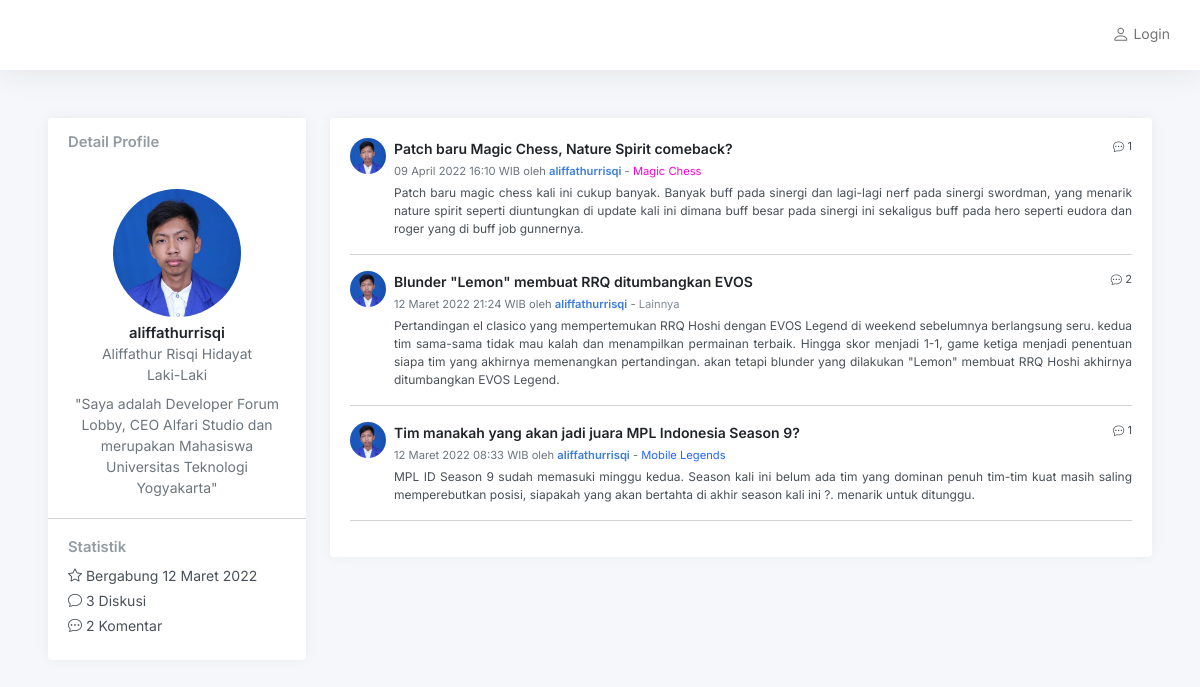
The app's page /admin/profile.php?id=aliffathurrisqi with its own data.
### tables this page shows
CREATE TABLE `account` (
  `username` varchar(50) NOT NULL,
  `password` varchar(100) NOT NULL,
  `nama` varchar(100) NOT NULL,
  `gender` enum('Laki-Laki','Perempuan') DEFAULT NULL,
  `bio` varchar(250) DEFAULT NULL,
  `photo` varchar(9999) DEFAULT NULL,
  `dibuat` date DEFAULT NULL,
  `blokir` date DEFAULT NULL,
  `akses` enum('admin','user','blokir') NOT NULL,
  PRIMARY KEY (`username`)
);

CREATE TABLE `post` (
  `id` int(11) NOT NULL AUTO_INCREMENT,
  `username` varchar(50) NOT NULL,
  `waktu` datetime DEFAULT NULL,
  `konten` text NOT NULL,
  `kategori` varchar(50) NOT NULL,
  `judul` text NOT NULL,
  PRIMARY KEY (`id`)
);

CREATE TABLE `kategori` (
  `id` int(11) NOT NULL AUTO_INCREMENT,
  `nama_kategori` varchar(50) DEFAULT NULL,
  `warna` varchar(10) DEFAULT NULL,
  PRIMARY KEY (`id`)
);

### admin/profile.php (the view, shortened to what this page needs)
<?php
include "../config.php";
$profile = $_GET['id'];
?>
<!DOCTYPE html>
<html lang="en">
<?php
include "php/head.php";
?>
<body>
    <div class="wrapper">
        <div class="main">
            <?php
            include "php/navbar.php";
            ?>
            <main class="content">
                <div class="container-fluid p-0 mb-7">
                    <div class="row">
                        <div class="col-md-4 col-xl-3">
                            <?php
                            $profile_data = mysqli_query($conn, "SELECT username,nama,gender,bio,photo,
                            DATE_FORMAT(dibuat, '%d') AS tglgabung, DATE_FORMAT(dibuat,'%M') AS blngabung,DATE_FORMAT(dibuat,'%Y') AS thngabung
                            FROM account WHERE username = '$profile'");
                            while ($row = mysqli_fetch_array($profile_data)) {
                                $data_photo = $row['photo'];
                                $profile_bio = $row['bio'];
                                $jumlahpost = mysqli_query($conn, "SELECT COUNT(username) AS jumlah FROM post WHERE username = '$profile' AND kategori !=1");
                                while ($jml = mysqli_fetch_array($jumlahpost)) {
                                    $post_count = $jml['jumlah'];
                                }
                                $jumlahcomment = mysqli_query($conn, "SELECT COUNT(username) AS jumlah FROM komentar WHERE username = '$profile'");
                                while ($jml = mysqli_fetch_array($jumlahcomment)) {
                                    $comment_count = $jml['jumlah'];
                                }
                                $profile_tglgabung = $row['tglgabung'];
                                $profile_blngabung = $row['blngabung'];
                                $profile_thngabung = $row['thngabung'];
                            ?>
                                <div class="card mb-3">
                                    <div class="card-header">
                                        <h5 class="card-title mb-0">Detail Profile</h5>
                                    </div>
                                    <div class="card-body text-center">
                                        <img src="img/user/<?php echo $data_photo; ?>" class="rounded-circle mb-2" height="128" />
                                        <h5 class="card-title mb-0 text-dark"><?php echo $row['username']; ?></h5>
                                        <div class="text-muted"><?php echo $row['nama']; ?></div>
                                        <div class="text-muted mb-2"><?php echo $row['gender']; ?></div>
                                        <div class="text-muted">"<?php echo $profile_bio; ?>"</div>
                                    </div>
                                    <hr class="my-0" />
                                    <div class="card-body">
                                        <h5 class="h6 card-title">Statistik</h5>
                                        <ul class="list-unstyled mb-0">
                                            <li class="mb-1"><i class="bi bi-star"></i> Bergabung <?php echo $profile_tglgabung . " " . $profile_blngabung . " " . $profile_thngabung; ?></li>
                                            <li class="mb-1"><i class="bi bi-chat"></i></i> <?php echo $post_count; ?> Diskusi</li>
                                            <li class="mb-1"><i class="bi bi-chat-dots"></i> <?php echo $comment_count; ?> Komentar</li>
                                        </ul>
                                    </div>
                                </div>
                            <?php
                            }
                            ?>
                        </div>
                        <div class="col-md-8 col-xl-9">
                            <div class="card">
                                <div class="card-body h-100">
                                    <?php
                                    $sql_query = "SELECT post.id,post.judul,post.konten,post.username,post.kategori,
              DATE_FORMAT(waktu, '%d') AS tgl,DATE_FORMAT(waktu, '%M') AS bln,DATE_FORMAT(waktu, '%Y') AS thn,
              DATE_FORMAT(waktu, '%H:%i WIB') AS jam
              FROM post INNER JOIN kategori ON post.kategori = kategori.id
              WHERE post.kategori !='1' AND post.username = '$profile' ORDER BY post.id DESC";
                                    $post = mysqli_query($conn, $sql_query);
                                    while ($row = mysqli_fetch_array($post)) {
                                        $pBln = $row['bln'];
                                        $id_post = $row["id"];
                                        $jumlahkomen = mysqli_query($conn, "SELECT COUNT(id_post) AS jumlah_komentar FROM komentar WHERE id_post = '$id_post';");
                                        while ($data = mysqli_fetch_array($jumlahkomen)) {
                                            $data_komentar = $data["jumlah_komentar"];
                                        }
                                        $user_post = $row["username"];
                                        $foto = mysqli_query($conn, "SELECT photo FROM account WHERE username = '$user_post'");
                                        while ($photo = mysqli_fetch_array($foto)) {
                                            $data_photo = $photo["photo"];
                                        }
                                        $kat = $row["kategori"];
                                        $kategori = mysqli_query($conn, "SELECT nama_kategori,warna FROM kategori WHERE id= '$kat'");
                                        while ($kat_info = mysqli_fetch_array($kategori)) {
                                            $data_kategori = $kat_info["nama_kategori"];
                                            $data_warna = $kat_info["warna"];
                                        }
                                    ?>
                                        <div class="d-flex align-items-start">
                                            <img src="img/user/<?php echo $data_photo; ?>" width="36" height="36" class="rounded-circle me-2">
                                            <div class="flex-grow-1">
                                                <small class="float-end text-navy"><i class="bi bi-chat-dots"></i> <?php echo $data_komentar; ?></small>
                                                <strong><a class="text-dark" href="../discussion.php?id=<?php echo $row["id"]; ?>">
                                                        <?php echo $row["judul"]; ?>
                                                    </a></strong><br />
                                                <small class="text-muted"><?php echo $row["tgl"] . " " . $pBln . " " . $row["thn"] . " " . $row["jam"]; ?>
                                                    oleh
                                                    <a href="profile.php?id=<?php echo $row["username"]; ?>">
                                                        <strong><?php echo $row["username"]; ?></strong>
                                                    </a>
                                                    - <a href="#" style="color:<?php echo $data_warna; ?>;"><?php echo $data_kategori; ?></a>
                                                </small>
                                                <div class="text-sm dark mt-1" align="justify">
                                                    <?php echo  $row["konten"]; ?>
                                                </div>
                                            </div>
                                        </div>
                                        <hr />
                                    <?php
                                    }
                                    ?>
                                </div>
                            </div>
                        </div>
                    </div>
                </div>
            </main>
        </div>
    </div>
</body>
</html>

### records on screen
account: photo (picture), username "aliffathurrisqi", nama "Aliffathur Risqi Hidayat", gender "Laki-Laki", bio "Saya adalah Developer Forum Lobby, CEO Alfari Studio dan merupakan Mahasiswa Universitas Teknologi Yogyakarta", profile_tglgabung "12", profile_blngabung "Maret", profile_thngabung "2022", post_count "3", comment_count "2"
post: account.photo (picture), data_komentar "1", judul "Patch baru Magic Chess, Nature Spirit comeback?", tgl "09", pBln "April", thn "2022", jam "16:10 WIB", username "aliffathurrisqi", kategori.nama_kategori "Magic Chess", konten "Patch baru magic chess kali ini cukup banyak. Banyak buff pada sinergi dan lagi-lagi nerf pada sinergi swordman, yang menarik nature spirit seperti diuntungkan di update kali ini dimana buff besar pada sinergi ini sekaligus buff pada hero seperti eudora dan roger yang di buff job gunnernya."
post: account.photo (picture), data_komentar "2", judul "Blunder \"Lemon\" membuat RRQ ditumbangkan EVOS", tgl "12", pBln "Maret", thn "2022", jam "21:24 WIB", username "aliffathurrisqi", kategori.nama_kategori "Lainnya", konten "Pertandingan el clasico yang mempertemukan RRQ Hoshi dengan EVOS Legend di weekend sebelumnya berlangsung seru. kedua tim sama-sama tidak mau kalah dan menampilkan permainan terbaik. Hingga skor menjadi 1-1, game ketiga menjadi penentuan siapa tim yang akhirnya memenangkan pertandingan. akan tetapi blunder yang dilakukan \"Lemon\" membuat RRQ Hoshi akhirnya ditumbangkan EVOS Legend."
post: account.photo (picture), data_komentar "1", judul "Tim manakah yang akan jadi juara MPL Indonesia Season 9?", tgl "12", pBln "Maret", thn "2022", jam "08:33 WIB", username "aliffathurrisqi", kategori.nama_kategori "Mobile Legends", konten "MPL ID Season 9 sudah memasuki minggu kedua. Season kali ini belum ada tim yang dominan penuh tim-tim kuat masih saling memperebutkan posisi, siapakah yang akan bertahta di akhir season kali ini ?. menarik untuk ditunggu."
